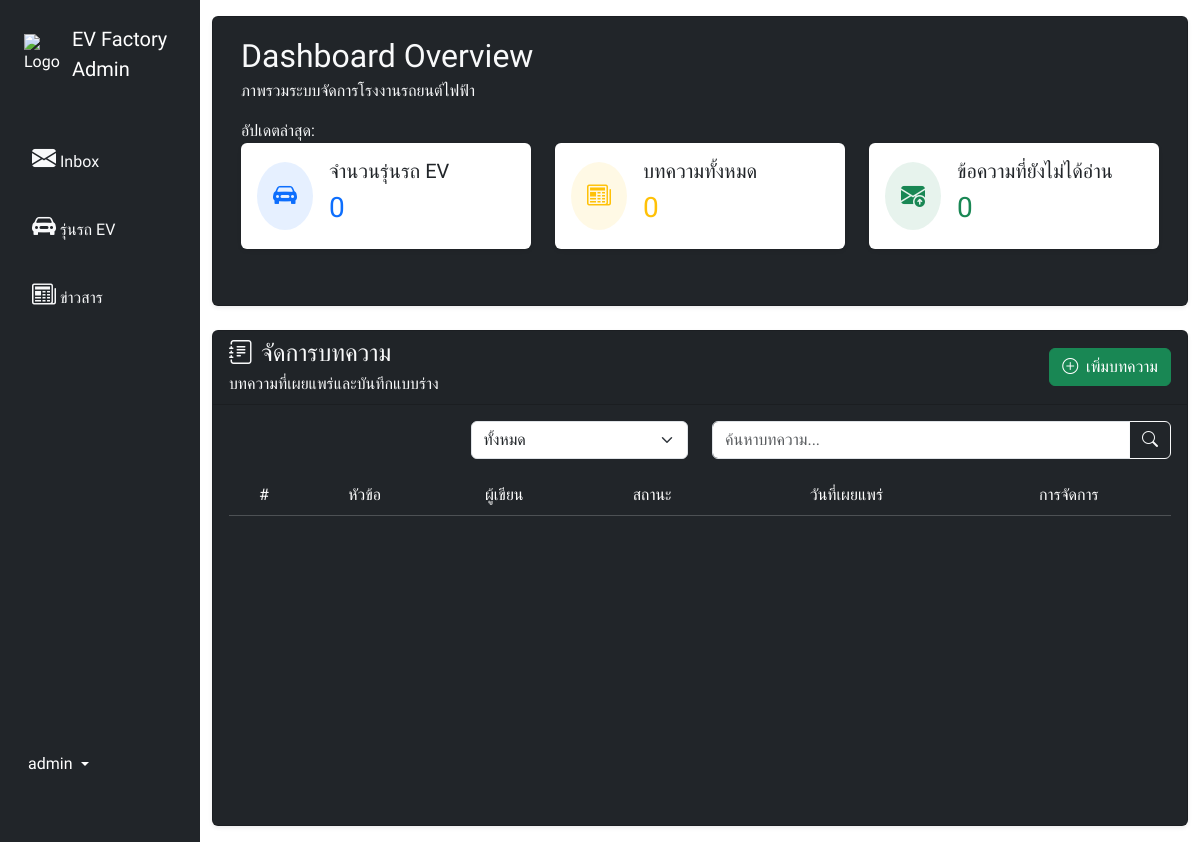
Before: /admin/news.php (signed in) with the older database file.
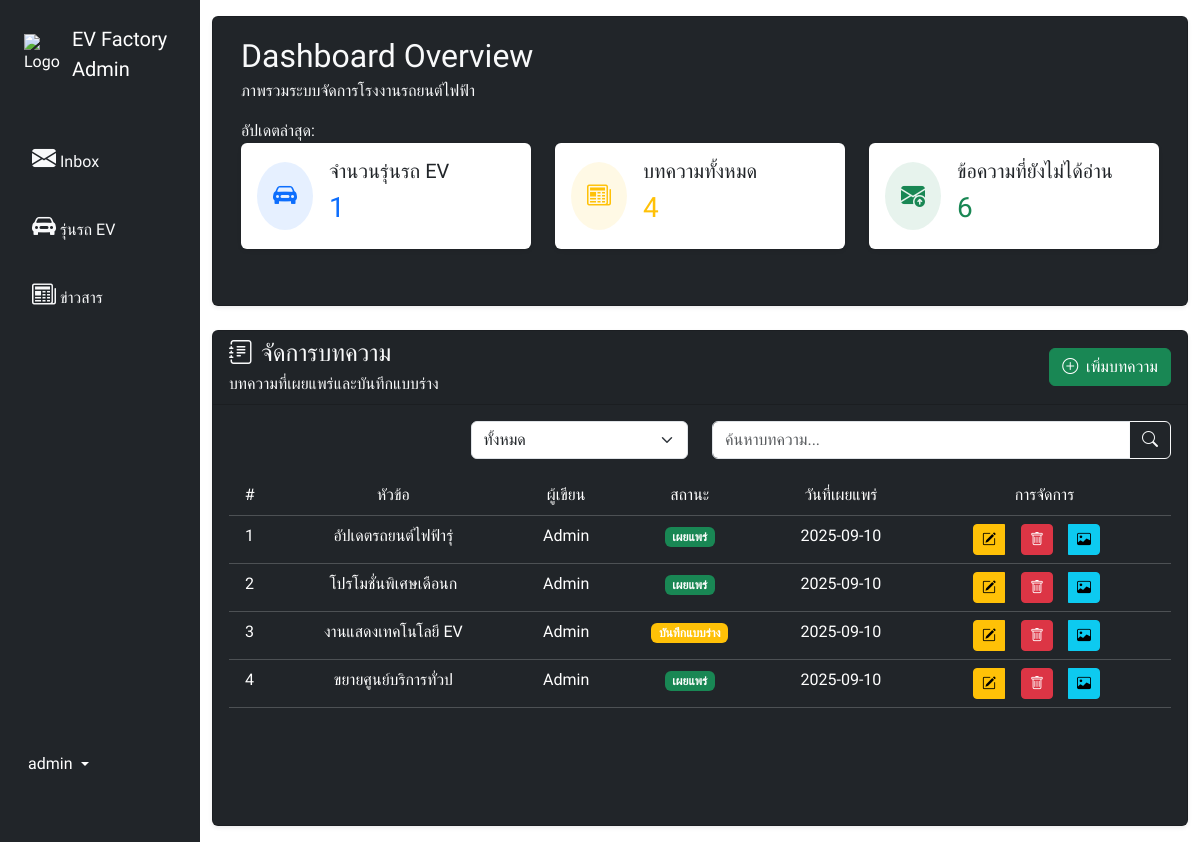
After: the same page with the newer database file.
### tables this page shows
CREATE TABLE `news_tb` (
  `news_id` int(11) NOT NULL,
  `news_title` varchar(20) NOT NULL,
  `news_detail` text NOT NULL,
  `news_status` varchar(30) NOT NULL,
  `news_date` date NOT NULL,
  `news_img` varchar(255) NOT NULL
);

### admin/news.php (the view, shortened to what the changed rows need)
<?php
include('../functions/config.php');
?>
<!DOCTYPE html>
<html lang="en">
<head>
    <?php
  include('../include/header_admin.php');
  ?>
</head>
<body>
    <div class="container-fluid">
        <div class="row flex-nowrap">
            <div class="container-fluid col py-3">
                <?php
                  include('../include/navbar_admin.php');
                ?>
                <div class="card shadow-sm bg-dark mt-4 overflow-auto" style="height: 62vh;">
                    <?php
                      $sql = "SELECT * FROM news_tb WHERE 1";
                      $query = $conn->query($sql);
                    ?>
                    <div class="card-body text-white">
                        <table class="table table-dark table-hover">
                            <thead class="text-center">
                                <tr>
                                    <th>#</th>
                                    <th>หัวข้อ</th>
                                    <th>ผู้เขียน</th>
                                    <th>สถานะ</th>
                                    <th>วันที่เผยแพร่</th>
                                    <th>การจัดการ</th>
                                </tr>
                            </thead>
                            <tbody class="text-center">
                                <?php if ($query->num_rows > 0) {
                  $i = 0;
                  while ($row = $query->fetch_assoc()) {
                    $i++; ?> <tr>
                                    <td><?= $i ?></td>
                                    <td> <?= mb_strimwidth($row['news_title'], 0, 20, "...", "UTF-8"); ?> </td>
                                    <td>Admin</td>
                                    <td> <?php if ($row['news_status'] == 'draft') { ?> <span
                                            class="badge bg-warning">บันทึกแบบร่าง</span> <?php } else { ?> <span
                                            class="badge bg-success">เผยแพร่</span> <?php } ?> </td>
                                    <td><?= $row['news_date'] ?></td>
                                    <td>
                                        <div class="btn-group" role="group">
                                             <button class="btn btn-sm btn-warning me-3"
                                                data-bs-toggle="modal"
                                                data-bs-target="#editArticleModal<?= $row['news_id'] ?>"> <i
                                                    class="bi bi-pencil-square"></i> </button>
                                            <form action="../functions/fn_deletenews.php" method="post"
                                                class="d-inline"> <input type="hidden" name="news_id"
                                                    value="<?= $row['news_id'] ?>"> <button type="submit"
                                                    class="btn btn-sm me-3 btn-danger"
                                                    onclick="return confirm('คุณแน่ใจหรือไม่ที่จะลบบทความนี้?');"> <i
                                                        class="bi bi-trash"></i> </button> </form>
                                            <?php if (!empty($row['news_img'])): ?> <button
                                                class="btn btn-sm btn-info me-3" data-bs-toggle="modal"
                                                data-bs-target="#viewImageModal<?= $row['news_id'] ?>"> <i
                                                    class="bi bi-image"></i> </button> <?php endif; ?>
                                        </div>
                                    </td>
                                </tr>
                                 <?php }
                        } ?>
                            </tbody>
                        </table>
                    </div>
                </div>
            </div>
        </div>
    </div>
</body>
</html>

### include/navbar_admin.php (shortened to what the changed rows need)
<?php
$sqlCars = "SELECT COUNT(*) AS totalCars FROM product_tb";
$resCars = $conn->query($sqlCars);
$totalCars = ($row = $resCars->fetch_assoc()) ? $row['totalCars'] : 0;
$sqlArticles = "SELECT COUNT(*) AS totalArticles FROM news_tb";
$resArticles = $conn->query($sqlArticles);
$totalArticles = ($row = $resArticles->fetch_assoc()) ? $row['totalArticles'] : 0;
$sqlMessages = "SELECT COUNT(*) AS unreadMessages FROM email_tb WHERE email_status = 'unread'";
$resMessages = $conn->query($sqlMessages);
$unreadMessages = ($row = $resMessages->fetch_assoc()) ? $row['unreadMessages'] : 0;
?>
<div class="card shadow-sm bg-dark">
    <div class="card-body">
        <div class="col my-1">
            <div class="container-fluid">
                <div class="row">
                    <div class=" col-md-12 col-12">
                        <h2 class="text-light mb-1">Dashboard Overview</h2>
                    </div>
                </div>
                <div class="row mb-4">
                    <div class="col-md-4 mb-3">
                        <div class="card stat-card border-0 shadow-sm h-100">
                            <div class="card-body">
                                <div class="d-flex align-items-center">
                                    <div>
                                        <h5 class="card-title mb-1">จำนวนรุ่นรถ EV</h5>
                                        <h3 class="text-primary mb-2 mt-2"><?= $totalCars ?></h3>
                                    </div>
                                </div>
                            </div>
                        </div>
                    </div>
                    <div class="col-md-4 mb-3">
                        <div class="card stat-card border-0 shadow-sm h-100">
                            <div class="card-body">
                                <div class="d-flex align-items-center">
                                    <div>
                                        <h5 class="card-title mb-1">บทความทั้งหมด</h5>
                                        <h3 class="text-warning mb-2 mt-2"><?= $totalArticles ?></h3>
                                    </div>
                                </div>
                            </div>
                        </div>
                    </div>
                    <div class="col-md-4 mb-3">
                        <div class="card stat-card border-0 shadow-sm h-100">
                            <div class="card-body">
                                <div class="d-flex align-items-center">
                                    <div>
                                        <h5 class="card-title mb-1">ข้อความที่ยังไม่ได้อ่าน</h5>
                                        <h3 class="text-success mb-2 mt-2"><?= $unreadMessages ?></h3>
                                    </div>
                                </div>
                            </div>
                        </div>
                    </div>
                </div>
            </div>
        </div>
    </div>
</div>

Changed rows visible on the page:
added news_tb: news_title "อัปเดตรถยนต์ไฟฟ้ารุ่", news_status "เผยแพร่", news_date "2025-09-10"
added news_tb: news_title "โปรโมชั่นพิเศษเดือนก", news_status "เผยแพร่", news_date "2025-09-10"
added news_tb: news_title "งานแสดงเทคโนโลยี EV", news_status "บันทึกแบบร่าง", news_date "2025-09-10"
added news_tb: news_title "ขยายศูนย์บริการทั่วป", news_status "เผยแพร่", news_date "2025-09-10"
Other visible differences:
$totalCars: "0" → "1"
$totalArticles: "0" → "4"
$unreadMessages: "0" → "6"
